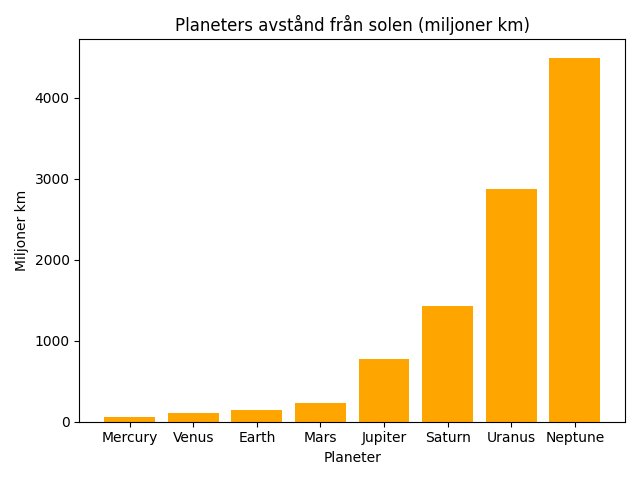

Source code (Python):
"""Space Bridge - mini-ETL + visualisering.

Filtrerar “outer”-planeter (avstånd ≥ 1.5 AU), konverterar AU till miljoner km,
kategoriserar inner/outer och visualiserar som stapeldiagram. Byggd för att
öva långform till comprehensions, dict-aggregation och enkel plotting.
"""
# NOTE: C1 pipeline lives in count_planets.py (pipeline_run). This file left as-is from CC1.

# Mini projekt för att brygga över de dagar jag ej förstod vissa koncept samt övning med dagens tema som är matplotlib.
# AU = Astronomical Unit - avståndet mellan jorden till solen = 1 AU

# Importerar för att kunna göra en bild(diagram/piechart/etc)
import matplotlib.pyplot as plt
AU_TO_MKM = 149.6  # Konstant högt upp för att undvika problem
THRESHOLD = 1.5  # Variabel högt upp för att undvika att få konsekvenser med det filter jag skapat under

planeter = ["Mercury", "Venus", "Earth", "Mars",
            "Jupiter", "Saturn", "Uranus", "Neptune"]

distans_au = [0.39, 0.72, 1.00, 1.52, 5.20, 9.58, 19.22, 30.05]

assert len(planeter) == len(distans_au)

ytter_planeter = []

for pl, di in zip(planeter, distans_au):  # För planeter
    if di >= THRESHOLD:
        # yttre_planeter.append(pl) = Yttre_planeter.LÄGG TILL(PL)
        ytter_planeter.append(pl)

# Dag 13. Gjorde om lista från långform till comprehension. Behåller långformen för att kunna blicka tillbaka och jämföra
ytter_planeter2 = [pl for pl, di in zip(
    planeter, distans_au) if di >= THRESHOLD]

assert ytter_planeter2 == ytter_planeter
assert "Mars" in ytter_planeter2 and "Earth" not in ytter_planeter2


# ternär comprehension(etiketter) inner/outer
etiketter = ["outer" if di >= THRESHOLD else "inner" for di in distans_au]
assert etiketter.count("outer") == 5 and etiketter.count("inner") == 3

# Dict comprehension

etikett_map = {pl: ("outer" if di >= THRESHOLD else "inner")
               for pl, di in zip(planeter, distans_au)}
# Ännu en sanity check för att se om allting fungerar som det ska.

assert len(etikett_map) == len(planeter) == 8           # en etikett per planet
assert etikett_map["Earth"] == "inner"                  # 1.00 < 1.5
assert etikett_map["Mars"] == "outer"                   # 1.52 >= 1.5
assert [etikett_map[p]
        for p in planeter] == etiketter  # matchar ternära lista


miljoner_km = []

for distans in distans_au:
    miljoner_km.append(round(distans * (AU_TO_MKM), 1))
print(miljoner_km)
# Dag 13. Gjorde om lista från långform till comprehension. Behhåller långformen för att kunna blicka tillbaka och jämföra.
miljoner_km2 = [round(distans * AU_TO_MKM, 1) for distans in distans_au]

assert miljoner_km2 == miljoner_km
assert miljoner_km2[2] == 149.6 and miljoner_km2[-1] == 4495.5

# En tom dict för att lägga ihop antal per etikett
kategorier = {}
for pl, di in zip(planeter, distans_au):
    nyckel = "inner" if di < THRESHOLD else "outer"
    kategorier[nyckel] = kategorier.get(nyckel, 0) + 1

print(kategorier)
print(sum(kategorier.values()) == len(planeter))
assert kategorier == {'inner': 3, 'outer': 5}


# Funktioner.
def outer_planets(planeter, distans_au, threshold=THRESHOLD):
    """Returnerar namn på planeter med avstånd ≥ threshold (i AU).

    Args:
        planeter: Lista med planetnamn.
        distans_au: Motsvarande avstånd i AU (samma ordning som planeter).
        threshold: Gräns i AU för att klassas som 'outer'.

    Returns:
        Lista med planetnamn som uppfyller villkoret.
    """
    outer_list = []
    for planet, dist in zip(planeter, distans_au):
        if dist >= threshold:
            outer_list.append(planet)
    return outer_list


res = outer_planets(planeter, distans_au, THRESHOLD)
print(res)
assert len(res) == 5
assert "Mars" in res and "Earth" not in res

# Funktion för att avrunda


def au_to_mkm(distans_au, faktor=AU_TO_MKM):
    """Konverterar AU till miljoner km (avrundat till 1 decimal).

    Args:
        distans_au: Avstånd i AU.
        faktor: Omvandlingsfaktor (miljoner km per AU).

    Returns:
        Lista med avstånd i miljoner km.
    """
    resultat = []
    for au in distans_au:
        mkm = round(au * faktor, 1)
        resultat.append(mkm)
    return resultat


mkm = au_to_mkm(distans_au)
print(mkm[2], mkm[-1], len(mkm))  # förväntat: 149.6 4495.5 8
assert mkm[2] == 149.6
assert mkm[-1] == 4495.5
assert len(mkm) == 8


# Funktion för att kategorisera
def categorize(planeter, distans_au, threshold=THRESHOLD):
    """Räknar hur många planeter som är 'inner' respektive 'outer'.

    Args:
        planeter: Lista med planetnamn.
        distans_au: Avstånd i AU (samma ordning).
        threshold: Gräns i AU (inner < threshold, outer ≥ threshold).

    Returns:
        Dict med antal per kategori: {'inner': X, 'outer': Y}.
    """
    d = {}
    for pl, di in zip(planeter, distans_au):
        key = "inner" if di < threshold else "outer"
        d[key] = d.get(key, 0) + 1
    return d


counts_from_map = {
    "inner": list(etikett_map.values()).count("inner"),
    "outer": list(etikett_map.values()).count("outer"),
}
assert counts_from_map == categorize(planeter, distans_au) == {
    "inner": 3, "outer": 5}

cat = categorize(planeter, distans_au)
# assert cat == {"inner": 3, "outer": 5}
# assert sum(cat.values()) == len(planeter)


if __name__ == "__main__":
    labels = planeter  # kategorinamn för X-axeln
    values = au_to_mkm(distans_au)  # värde(höjd på staplarna) Y-axeln
    assert len(labels) == len(values)
    # plott
    positions = range(len(values))
    plt.figure()
    plt.bar(positions, values, color="orange")
    plt.xticks(positions, labels)
    plt.title("Planeters avstånd från solen (miljoner km)")
    plt.xlabel("Planeter")
    plt.ylabel("Miljoner km")
    plt.tight_layout()
    plt.savefig("space_bridge.png")
    plt.show()
